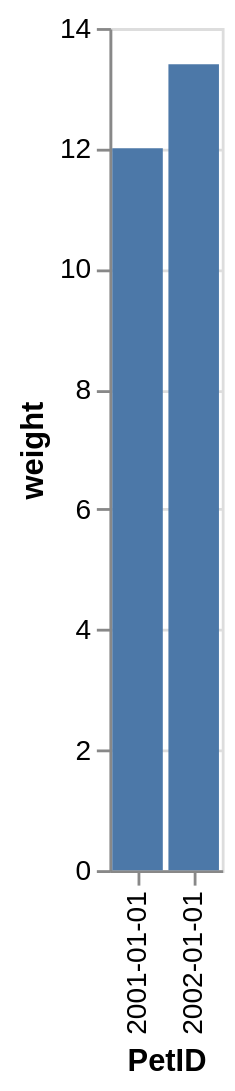

The Vega-Lite source for this figure:
### Vega-Lite specification from a JSON file in a GitHub repository (floating-point values rounded to 4 significant figures)
{"data": {"values": [{"x_data": "2001-01-01", "y_data": 12}, {"x_data": "2002-01-01", "y_data": 13.4}]}, "mark": "bar", "encoding": {"x": {"field": "x_data", "type": "nominal", "title": "PetID", "sort": {"op": "sum", "field": "y_data", "order": "ascending"}}, "y": {"field": "y_data", "type": "quantitative", "title": "weight"}}}
